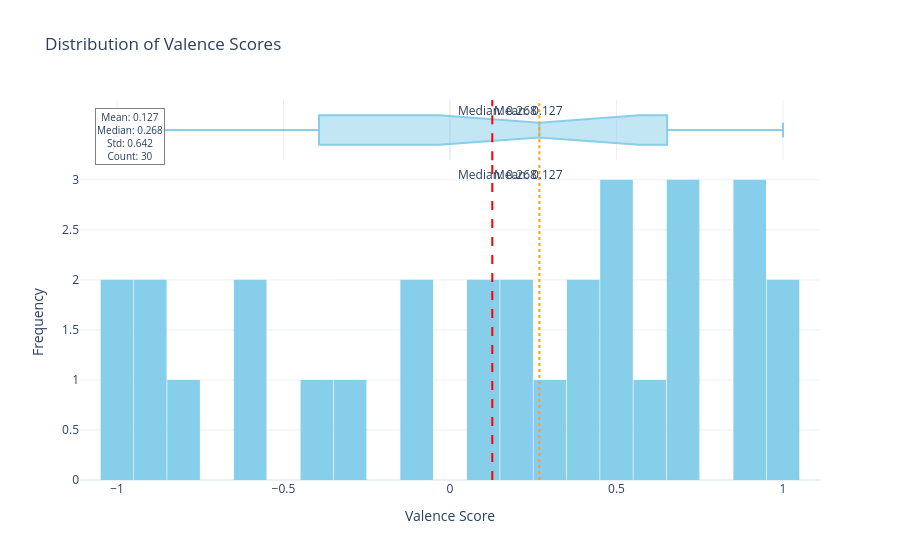

The notebook cell saved with this chart:
### Code cell
p.plot_score_distribution('Bradley_Terry_Score_claude-haiku-4-5')

### Figure 1 — Plotly figure (JSON) as saved in the notebook; plotly's stock layout.template omitted (floating-point values rounded to 4 significant figures)
{"data": [{"bingroup": "x", "hovertemplate": "<b>Valence Score</b>: %{x}<br><b>Count</b>: %{y}<extra></extra>", "legendgroup": "", "marker": {"color": "skyblue", "pattern": {"shape": ""}}, "name": "", "nbinsx": 30, "orientation": "v", "showlegend": false, "type": "histogram", "x": [-0.09881, 0.3653, 0.9217, 0.06206, 0.8582, 0.4658, 0.307, 1.0, -0.8662, 0.7224, 0.2015, 0.6453, 0.108, -0.5969, -0.1031, 0.4789, 0.2295, -0.3934, -0.2993, -1.0, -0.6388, 0.726, -0.9641, 0.3741, 0.8617, -0.8778, 0.5154, 0.9521, -0.7984, 0.652], "xaxis": "x", "yaxis": "y"}, {"hovertemplate": "<b>Valence Score</b>: %{x}<br><b>Count</b>: %{y}<extra></extra>", "legendgroup": "", "marker": {"color": "skyblue"}, "name": "", "notched": true, "showlegend": false, "type": "box", "x": [-0.09881, 0.3653, 0.9217, 0.06206, 0.8582, 0.4658, 0.307, 1.0, -0.8662, 0.7224, 0.2015, 0.6453, 0.108, -0.5969, -0.1031, 0.4789, 0.2295, -0.3934, -0.2993, -1.0, -0.6388, 0.726, -0.9641, 0.3741, 0.8617, -0.8778, 0.5154, 0.9521, -0.7984, 0.652], "xaxis": "x2", "yaxis": "y2"}], "layout": {"annotations": [{"showarrow": false, "text": "Mean: 0.127", "x": 0.127, "xanchor": "left", "xref": "x", "y": 1, "yanchor": "top", "yref": "y domain"}, {"showarrow": false, "text": "Mean: 0.127", "x": 0.127, "xanchor": "left", "xref": "x2", "y": 1, "yanchor": "top", "yref": "y2 domain"}, {"showarrow": false, "text": "Median: 0.268", "x": 0.2682, "xanchor": "right", "xref": "x", "y": 1, "yanchor": "top", "yref": "y domain"}, {"showarrow": false, "text": "Median: 0.268", "x": 0.2682, "xanchor": "right", "xref": "x2", "y": 1, "yanchor": "top", "yref": "y2 domain"}, {"bgcolor": "rgba(255,255,255,0.8)", "bordercolor": "gray", "borderwidth": 1, "font": {"size": 10}, "showarrow": false, "text": "Mean: 0.127<br>Median: 0.268<br>Std: 0.642<br>Count: 30", "x": 0.02, "xanchor": "left", "xref": "paper", "y": 0.98, "yanchor": "top", "yref": "paper"}], "bargap": 0.02, "barmode": "relative", "hovermode": "x unified", "legend": {"tracegroupgap": 0}, "shapes": [{"line": {"color": "red", "dash": "dash"}, "type": "line", "x0": 0.127, "x1": 0.127, "xref": "x", "y0": 0, "y1": 1, "yref": "y domain"}, {"line": {"color": "red", "dash": "dash"}, "type": "line", "x0": 0.127, "x1": 0.127, "xref": "x2", "y0": 0, "y1": 1, "yref": "y2 domain"}, {"line": {"color": "orange", "dash": "dot"}, "type": "line", "x0": 0.2682, "x1": 0.2682, "xref": "x", "y0": 0, "y1": 1, "yref": "y domain"}, {"line": {"color": "orange", "dash": "dot"}, "type": "line", "x0": 0.2682, "x1": 0.2682, "xref": "x2", "y0": 0, "y1": 1, "yref": "y2 domain"}], "showlegend": false, "title": {"text": "Distribution of Valence Scores"}, "xaxis": {"anchor": "y", "domain": [0, 1], "title": {"text": "Valence Score"}}, "xaxis2": {"anchor": "y2", "domain": [0, 1], "matches": "x", "showgrid": true, "showticklabels": false}, "yaxis": {"anchor": "x", "domain": [0, 0.8316], "title": {"text": "Frequency"}}, "yaxis2": {"anchor": "x2", "domain": [0.8416, 1], "matches": "y2", "showgrid": false, "showline": false, "showticklabels": false, "ticks": ""}}}
